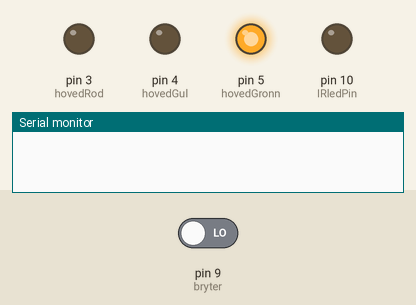
Simulated run of this sketch. Board: Arduino Uno, built with avr-gcc and run on an emulated ATmega328P. On the bench: output pins drawn as LEDs (lit = HIGH), the last lines printed to the serial monitor. Inputs (shaded band) come from the test bench; at power-on: pin 9 (bryter) LOW.

Above: at 1.2 s.
1.3 s: pin 9 (bryter) driven HIGH
At 2.1 s:
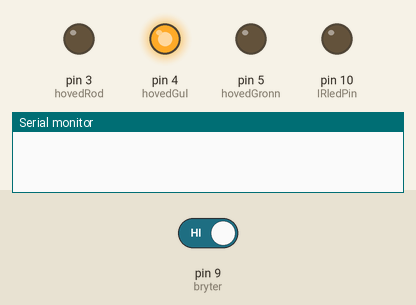
At 3.23 s:
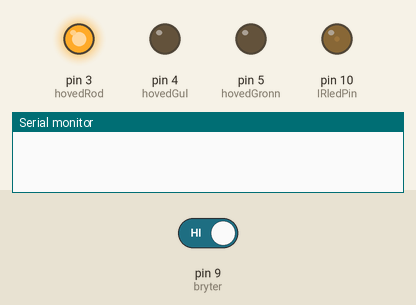
7.3 s: pin 9 (bryter) driven LOW
At 7.6 s:
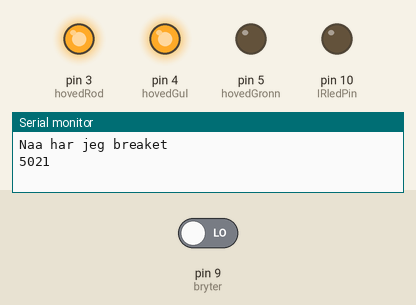
Timing chart, 0 to 10.3 s (numbered marks = the images above; inputs shaded):
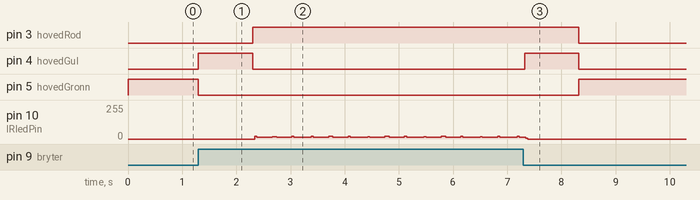

Measured:
- after the input at 7.3 s, pin 3 (hovedRod): goes on until 8.3 s, then stays LOW; pin 5 (hovedGronn): LOW → HIGH after 1.0 s; pin 10 (IRledPin): goes on until 7.4 s, then stays 0/255

The sketch:

Trafikklys.ino
```cpp
int bryter = 9 ;   //trykkknapp koblet til pinne D9
int hovedRod = 3;   //rødt lys er koblet til pinne D3
int hovedGul = 4;   // gult lys til pinne D4
int hovedGronn = 5;  //grønt lys til pinne D5

int IRledPin =  10;    // IR LED koblet til digital pinne 13

void setup() {

  Serial.begin (9600);  //Seriell kommunikasjon for bryter og sensor

  // initialiserer IR LED Pin og 3,4 og 5 som OUTPUT, og bryter som INPUT
  pinMode(IRledPin, OUTPUT);
  pinMode (bryter, INPUT);
  pinMode(hovedRod, OUTPUT);
  pinMode(hovedGul, OUTPUT);
  pinMode(hovedGronn, OUTPUT);
}

void loop()
{
  // Dersom ingenting skjer, lys kunn grønt lys
  VaerGronnHovedgate();

  int starttid=0;

  if (bryterTrykket()==HIGH)   // utfør dette dersom bryteren/knappen trykkes ned
  {

    BliRodHovedgate();
    delay(1);    //bare for ordens skyld.

    starttid = millis();  //Starttid. Tidtaker, slik at vi kunn er her inne i 5 sekunder. 5 = sluttidRoodtLys - Starttid

    VaerRodHovedgate (starttid);

    BliGronnHovedgate();   // når tiden er ute (bestemmes i funksjon VaerRodHovedgate) skal vi gå over til å bli grønt lys igjen

  }

}

void VaerGronnHovedgate ()  //Når lyskrysset skal lyse grønt
{
  digitalWrite(IRledPin, LOW);  //IRLed Avslått. Setter IRledPin lav for å forsikre oss om at den aldri sender ut signal når den ikke skal
  digitalWrite(hovedRod, LOW);   // Rød LED Avslått
  digitalWrite(hovedGul, LOW);    //Gul LED  Avslått
  digitalWrite(hovedGronn, HIGH);  //Kun grønn LED som skal lyse
}


void VaerRodHovedgate (int Starttid)  // Når lyskrysset skal lyse rødt lys, settes alt lavt først (bortsett fra rød LED)
{
  digitalWrite(IRledPin, LOW);   /* til og med denne, som rett etterpå skal sende ut frekvens 38kHz til IRreciever.
                                  Setter IRledPin lav for å forsikre oss om at den aldri sender ut signal når den ikke skal*/
  digitalWrite(hovedRod, HIGH);
  digitalWrite(hovedGul, LOW);
  digitalWrite(hovedGronn, LOW);
  int sluttidRoodtLys =0;

  while (1)   //while-loop som sørger for at IRLed sender riktig frekvens og puls til mottaker
  {
  //int Sluttid=millis();
    sendSignaturPuls();
    sluttidRoodtLys = millis();  // henter ut en millis()-verdi for tidtaking

    if (sluttidRoodtLys - Starttid >= 5000)
    {
      Serial.println("Naa har jeg breaket");     //Si ifra rett før den breaker
      Serial.println(sluttidRoodtLys-Starttid);  //
      break;
    }
  }
}


void BliRodHovedgate()   // Overgangsfunksjon fra grønt lys til rødt lys
{
  digitalWrite(IRledPin, LOW);  //Setter IRledPin lav for å forsikre oss om at den aldri sender ut signal når den ikke skal
  digitalWrite(hovedRod, LOW);
  digitalWrite(hovedGronn, LOW);
  digitalWrite(hovedGul, HIGH);
  delay(1000);
  digitalWrite(hovedGul, LOW);
  digitalWrite(hovedRod, HIGH);
}

void BliGronnHovedgate () // Overgangsfunksjon fra rødt lys til grønt lys
{
  digitalWrite(IRledPin, LOW);  //Setter IRledPin lav for å forsikre oss om at den aldri sender ut signal når den ikke skal
  digitalWrite(hovedGul, HIGH);
  delay(1000);
  digitalWrite(hovedRod, LOW);
  digitalWrite(hovedGul, LOW);
  digitalWrite(hovedGronn, HIGH);
}

void sendSignaturPuls()   // heksadesimalt = 22AE7A2A
{
  // Dette er koden for vårt spesielle heksa-tall

  pulseIR(2080);  //Sender IRsignal i 2080 millisekunder med 38kHz som produseres av pulseIR()-funksjonen
  delay(27);   //Venter i 27 millisekudner
  pulseIR(440);
  delayMicroseconds(1500);
  pulseIR(460);
  delayMicroseconds(3440);
  pulseIR(480);

}

void pulseIR(long microsecs)    // funksjon som sender frekvens lik 38KHz, som vi har modellert selv
{

  while (microsecs > 0)
  {
    // 38 kHz er omtrent 13 microsekunder høy og  13 microsekunder lav
   digitalWrite(IRledPin, HIGH);  // dette tar omtrent 3 mikrosekunder
   delayMicroseconds(10);         // venter i 10 mikrosekunder
   digitalWrite(IRledPin, LOW);   // dette tar også omtrent 3 mikrosekunder
   delayMicroseconds(10);         // vent ca 10 mikrosek

   // så dette blir tilsammen 26 mikrosekunder

   microsecs -= 26;   //når microsecs blir 0 (26-26) hopper den ut av while-loopen over
  }

}


int bryterTrykket()     // lager en funksjon som returnerer "sant" når bryteren er trykket inn
{
  int bryterStatus = digitalRead(9);  //bryterstatus blir lik 0(ikke trykket) eller 1 (trykket ned). (digitalread av input-pinne 9)
  return bryterStatus == HIGH;   //Send tilbake "sant" (lik: 1) når bryteren er trykket ned
}
```
